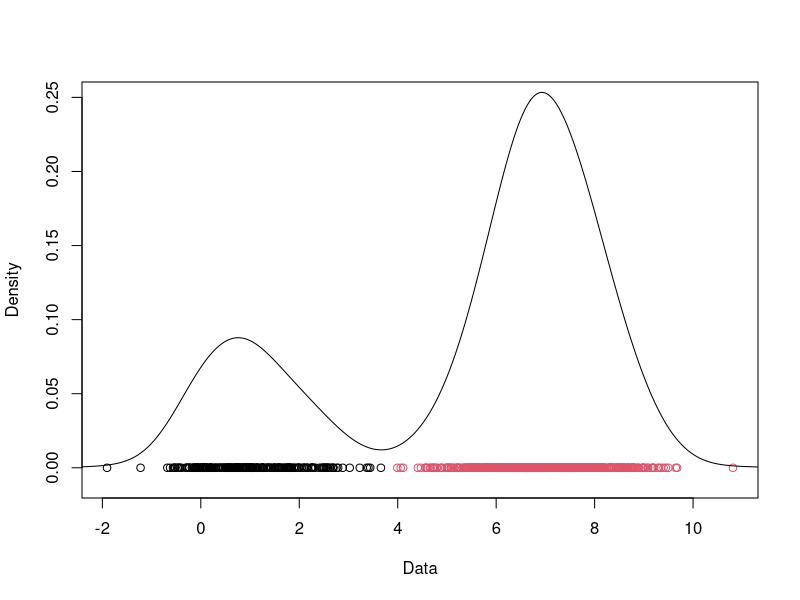
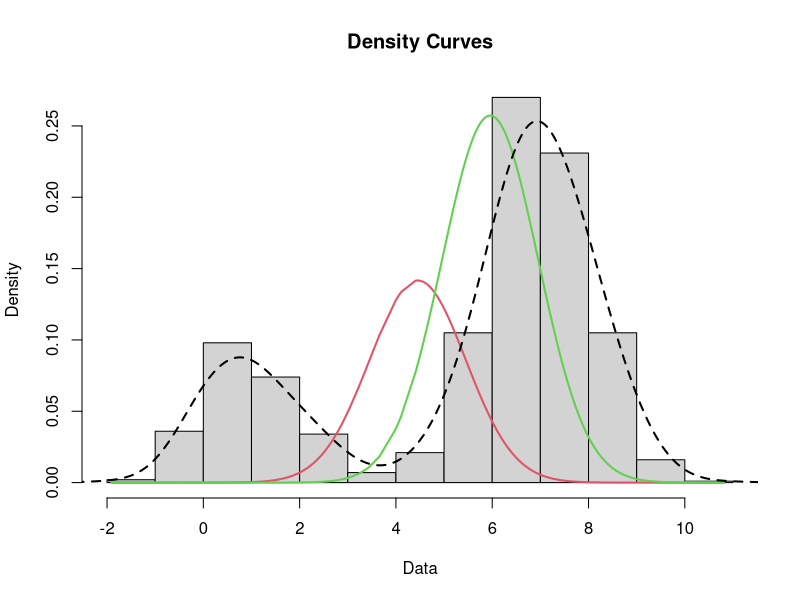
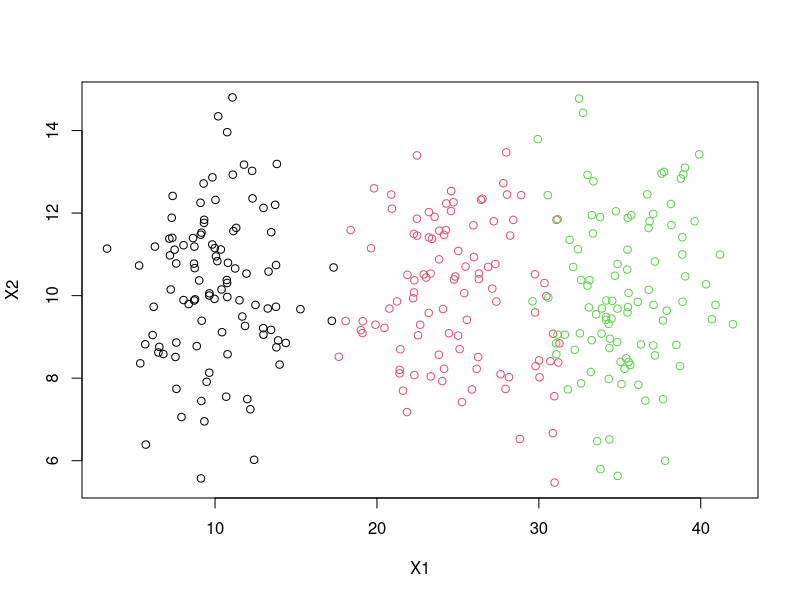
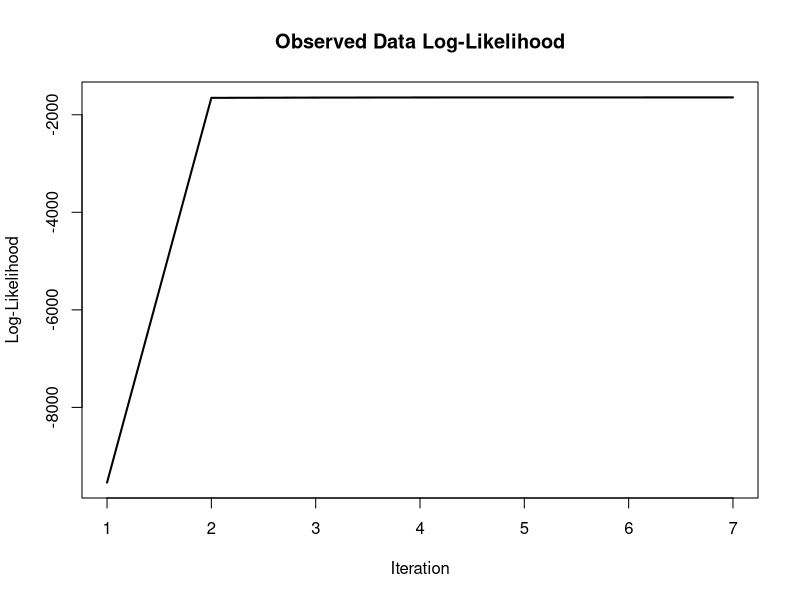
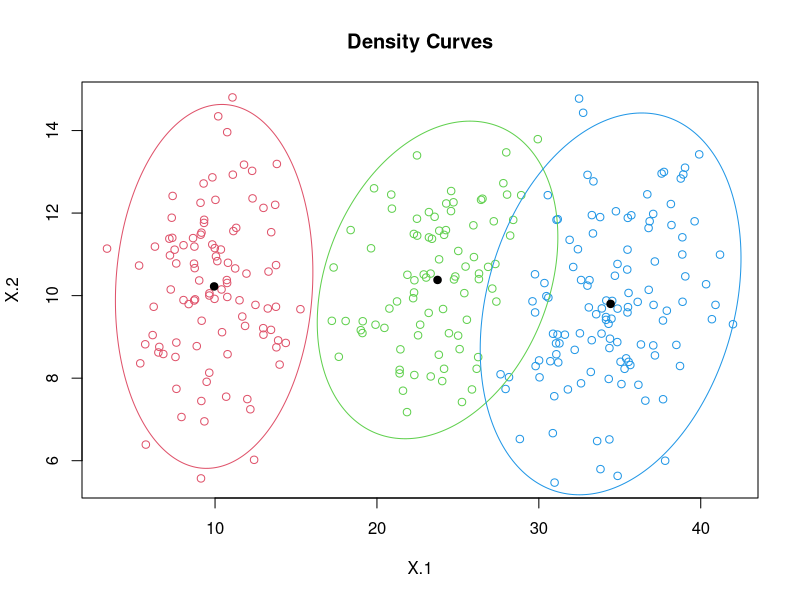
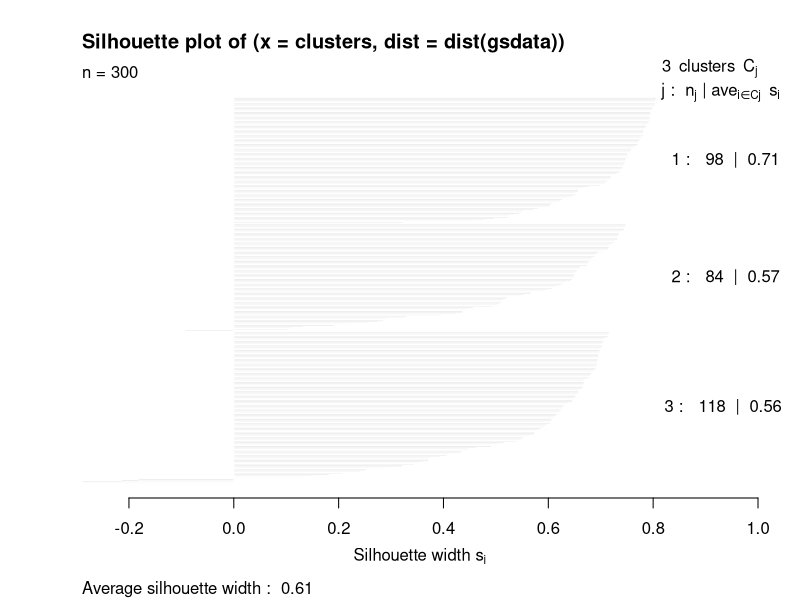
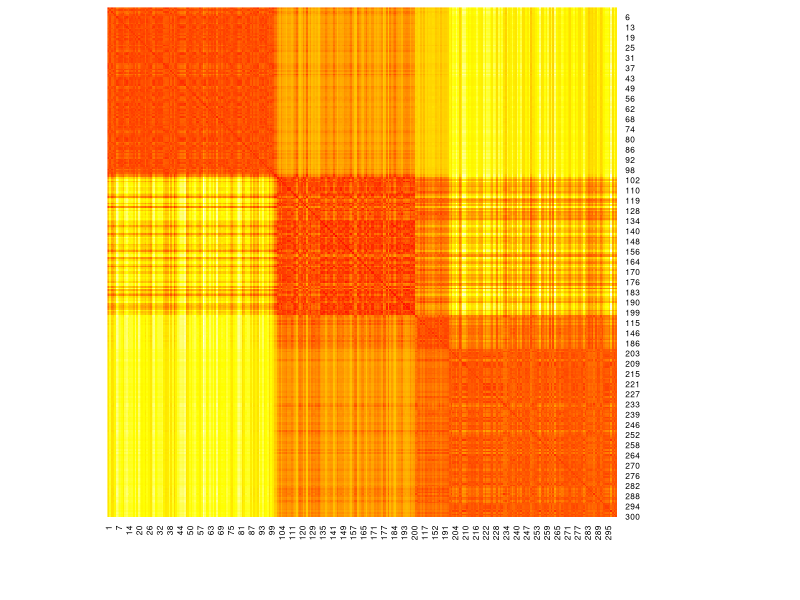
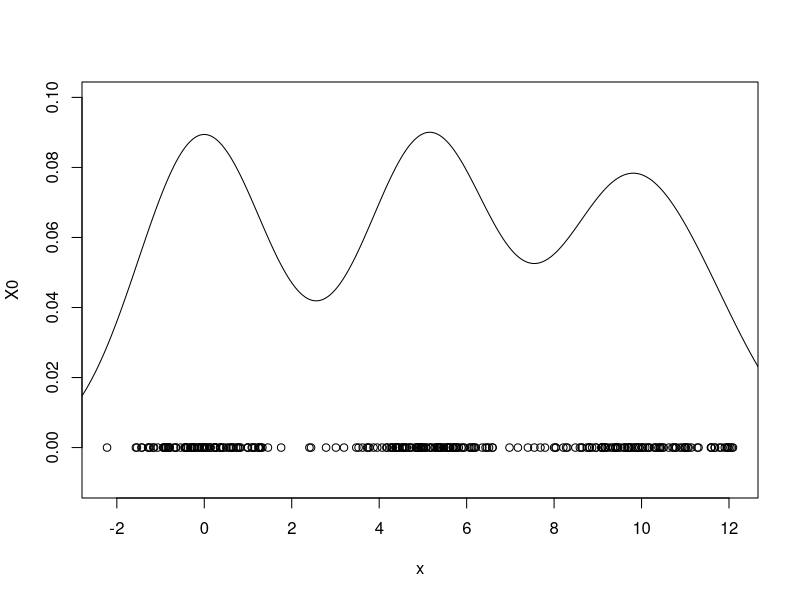

These charts were generated, in order, by the following R code:
rm(list = ls())


#Section 2 Gaussian mixtures with expectation maximization
gdata =read.csv("gdata.txt")
x = gdata[,1]
y = gdata[,2]

plot(data.frame(x,0), ylim = c(-0.01,0.25), col=y, xlab="Data", ylab="Density")
lines(density(x), col=y)

  #Manual algorithm
  # Initialize the means and the latent variables
mu = c(0, 1)
lambda = c(0.5, 0.5)
epsilon = 1e-08
log_likelihood = sum(log(lambda[1] * dnorm(x, mean = mu[1], sd = 1) + lambda[2] * dnorm(x, mean = mu[2], sd = 1)))
  # Loop until convergence
repeat {
  # Expectation step
  # Find distributions given mu, lambda (and sigma)
  T1 <- dnorm(x, mean = mu[1], sd = 1)
  T2 <- dnorm(x, mean = mu[2], sd = 1)
  P1 <- lambda[1] * T1 / (lambda[1] * T1 + lambda[2] * T2)
  P2 <- lambda[2] * T2 / (lambda[1] * T1 + lambda[2] * T2)
  # Maximization step
  # Find mu, lambda (and sigma) given the distributions
  mu[1] <- sum(P1 * x) / sum(P1)
  mu[2] <- sum(P2 * x) / sum(P2)
  lambda[1] <- mean(P1)
  lambda[2] <- mean(P2)
  # Calculate the new log likelihood (to be maximized)
  new_log_likelihood = sum(log(lambda[1] * dnorm(x, mean = mu[1], sd = 1) + lambda[2] * dnorm(x, mean = mu[2], sd = 1)))
  # Print the current parameters and the log likelihood
  cat("mu =", mu, " lambda =", lambda, " log_likelihood =", new_log_likelihood, "\n")
  # Break if the algorithm converges
  if (new_log_likelihood - log_likelihood <= epsilon) break
  log_likelihood = new_log_likelihood
}

  #Using mixtools
library(mixtools)
model <- normalmixEM(x, mu = c(0,1), sd.constr = c(1,1))
model$mu
model$lambda
model$loglik
plot(model, which=2)
lines(density(x), lty=2, lwd=2)


#Section 3 Clustering with gaussian mixtures
library(cluster)
library(mixtools)
gsdata = read.csv("gsdata.txt")
target = gsdata[, 3]
gsdata = gsdata[, 1:2]

plot(gsdata, col=target)

model = mvnormalmixEM(gsdata, k = 3, epsilon = 0.1)
plot(model, which=1)
plot(model, which=2)

clusters = max.col(model$posterior)
centers = matrix(unlist(model$mu), byrow=TRUE, ncol=2)

model_silhouette = silhouette(clusters, dist(gsdata))
plot(model_silhouette)

gsdata_ord = gsdata[order(clusters),]
heatmap(as.matrix(dist(gsdata_ord)), Rowv = NA, Colv = NA, col = heat.colors(256), revC = TRUE)


#Section 4 Information criteria
icdata = read.csv("icdata.txt")
x = icdata[, 1]
y = icdata[, 2]

plot(data.frame(x, 0), ylim = c(-0.01, 0.1))
lines(density(x))

AIC = c()
BIC = c()
par(mfrow = c(2, 2))
for (k in 2:5) {
  model <- normalmixEM(x, k = k, epsilon = 0.0001)
  plot(model, which = 2 , main2 = paste("Density (k = ", k, ")", sep = ""))
  numparams = length(model$mu) + length(model$stdev) + length(model$lambda)
  AIC[k] = 2 * numparams - 2 * model$loglik
  BIC[k] = log(length(x)) * numparams - 2 * model$loglik
}
par(mfrow = c(1, 1))

plot(AIC[2:5], type = 'l', xaxt = "n", main = "AIC", ylab = "AIC")
axis(1, at = 1:4, labels = 2:5)

plot(BIC[2:5], type = 'l', xaxt = "n", main = "BIC", ylab = "BIC")
axis(1, at = 1:4, labels = 2:5)
